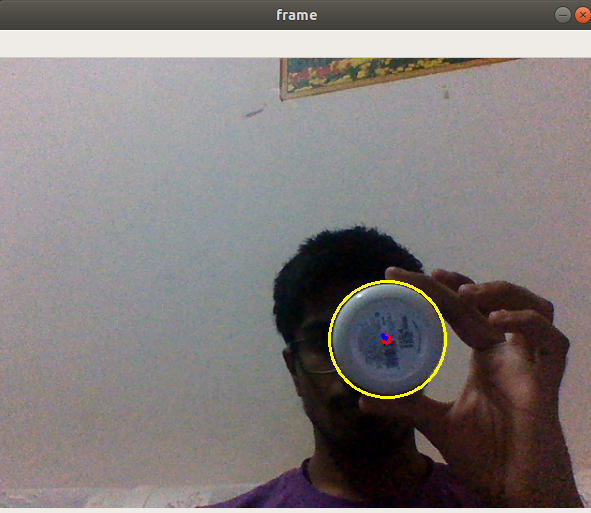
#> input picture Tracker/track_white.png, 591 x 513 px, given in place of the camera
$ python object_tracker.py
#> lines starting #> are read from the running program, lines starting #| are printed output that depends on the picture; after the words box and inside, x2 and y2 are one past the last pixel; in counts of white or black regions, pixels touching at a corner belong together
from collections import deque
from imutils.video import VideoStream
import imutils
import argparse
import numpy as np
import time
import cv2

ap = argparse.ArgumentParser()
ap.add_argument("-v","--video",help='path to video file')
ap.add_argument("-b","--buffer",default=64,help='size of list of pts')
args = vars(ap.parse_args())

pts = deque(maxlen=args['buffer'])

colorupper=(180,255,255)
colorlower=(82,9,127)
if not args.get("video",False):
	vs = VideoStream(src=0).start()
else:
	vs = cv2.VideoCapture(args["video"])
time.sleep(2.0)
while True:
	frame=vs.read()
#> frame is the input picture: shape (513, 591, 3); mean B, G, R 120.8, 121.9, 127.9
	frame = frame[1] if args.get("video",False) else frame
	if frame is None:
		break
	frame = imutils.resize(frame,width=600)
#> frame: shape (520, 600, 3)
	blurred = cv2.GaussianBlur(frame,(11,11),0)
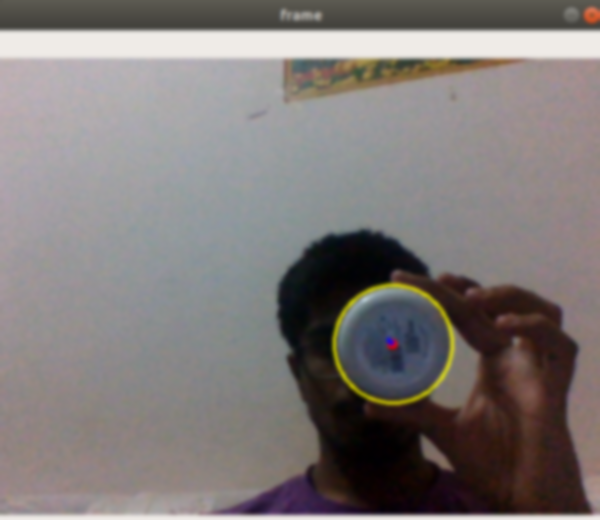
#> blurred: shape (520, 600, 3); mean B, G, R 120.7, 121.8, 127.8
	hsv = cv2.cvtColor(blurred,cv2.COLOR_BGR2HSV)
#> hsv: shape (520, 600, 3); mean H, S, V 72.7, 41.1, 130.2
	mask = cv2.inRange(hsv,colorlower,colorupper)
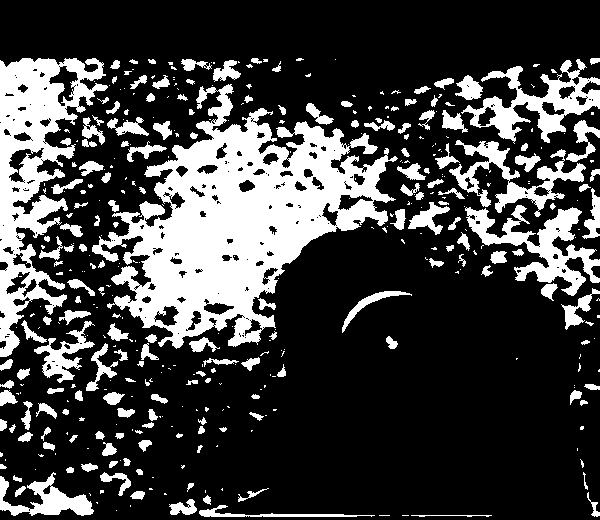
#> mask: shape (520, 600); 25.5% white; 404 white regions (228 under 20 px), largest, box (x1, y1, x2, y2) and area: (92, 84, 398, 349) 34071, (0, 58, 108, 357) 12666, (465, 205, 600, 296) 4188
	mask = cv2.erode(mask,None,iterations=2)
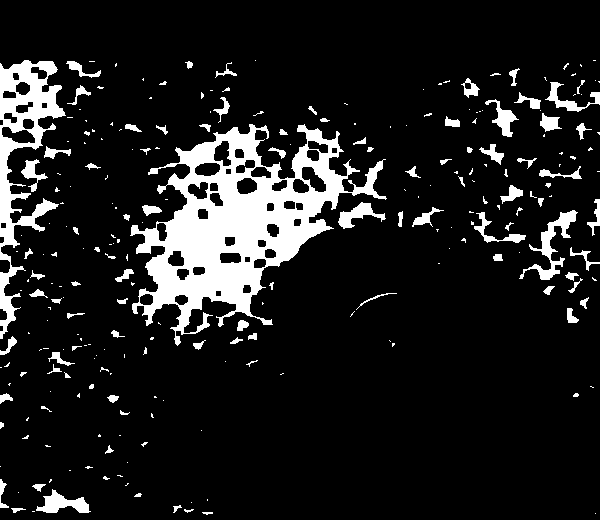
#> mask: shape (520, 600); 11.8% white; 255 white regions (160 under 20 px), largest, box (x1, y1, x2, y2) and area: (130, 124, 387, 346) 20577, (0, 60, 66, 339) 5660, (519, 210, 578, 280) 1022
	mask = cv2.dilate(mask,None,iterations=2)
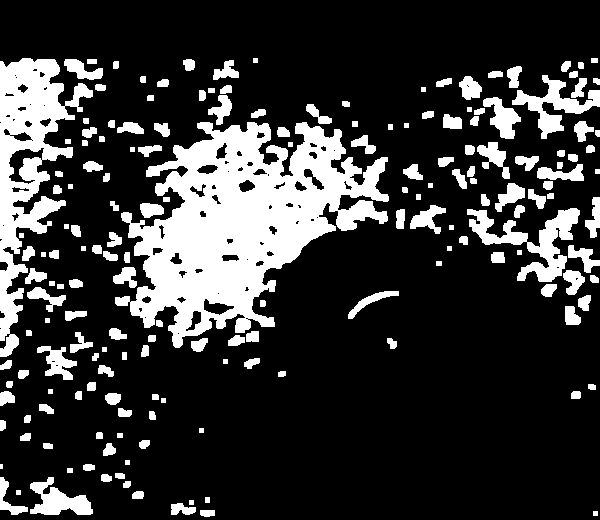
#> mask: shape (520, 600); 21.3% white; 181 white regions (1 under 20 px)
	cnts= cv2.findContours(mask.copy(),cv2.RETR_EXTERNAL,cv2.CHAIN_APPROX_SIMPLE)
#> cnts = 181 contours, 27 with area under 20; largest, box (x1, y1, x2, y2) and area: (115, 122, 389, 348) 30962, (0, 58, 93, 357) 10601, (467, 208, 580, 282) 2652, (512, 75, 600, 139) 1596, (30, 477, 93, 515) 1134
	cnts = imutils.grab_contours(cnts)
	center = None
	print(len(cnts))
#| 181
	#print('area',cv2.contourArea(cnts[0]),'\n')
	if len(cnts)>0:
		cnt = max(cnts,key=cv2.contourArea)
#> cnt = contour of 897 points, box (x1, y1, x2, y2) (115, 122, 389, 348), area 30962
		((x,y),rad) = cv2.minEnclosingCircle(cnt)
#> x = 251; y = 230; rad = 154.4
		#center = (int(x),int(y))
		#(x,y) = (x-(w/2),y-(h/2))
		#box = cv2.boxPoints(rect)
		#box = np.int0(box)
		M = cv2.moments(cnt)
#> M = moments, m00 30962.5, centre m10/m00, m01/m00 = (240.5, 222.7)
		center = (int(M["m10"]/M["m00"]),int(M["m01"]/M["m00"]))
#> center = (240, 222)
		#if w > 10 and h > 2:
		#	cv2.rectangle(frame,(int(x),int(y)),(int(x+w),int(y+h)),(0,255,255),2)
		#	cv2.circle(frame,center,2,(0,0,255),-1)
		if rad > 10:
			cv2.circle(frame,(int(x),int(y)),int(rad),(0,255,255),2)
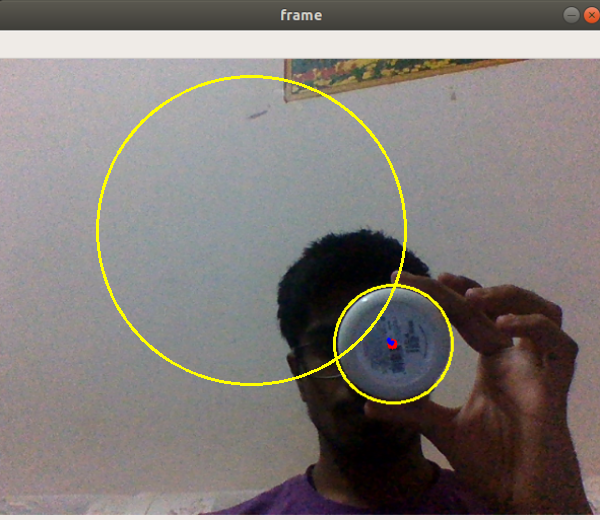
#> frame: shape (520, 600, 3); mean B, G, R 119.5, 123, 128.9
			cv2.circle(frame,center,5,(0,0,255),-1)
#> frame: shape (520, 600, 3); 0.03% of pixels changed, all inside (x1, y1, x2, y2) = (235, 217, 246, 228)
	pts.appendleft(center)
	for i in range(1,len(pts)):
		if pts[i] is None or pts[i-1] is None:
			continue
		cv2.line(frame,pts[i-1],pts[i],(255,0,0),2)
	cv2.imshow('frame',frame)
	key = cv2.waitKey(1) & 0xFF
#> (key q is pressed here)
	if key==ord('q'):
		break
if not args.get("video",False):
	vs.stop()
else:
	vs.release()
cv2.destroyAllWindows()
